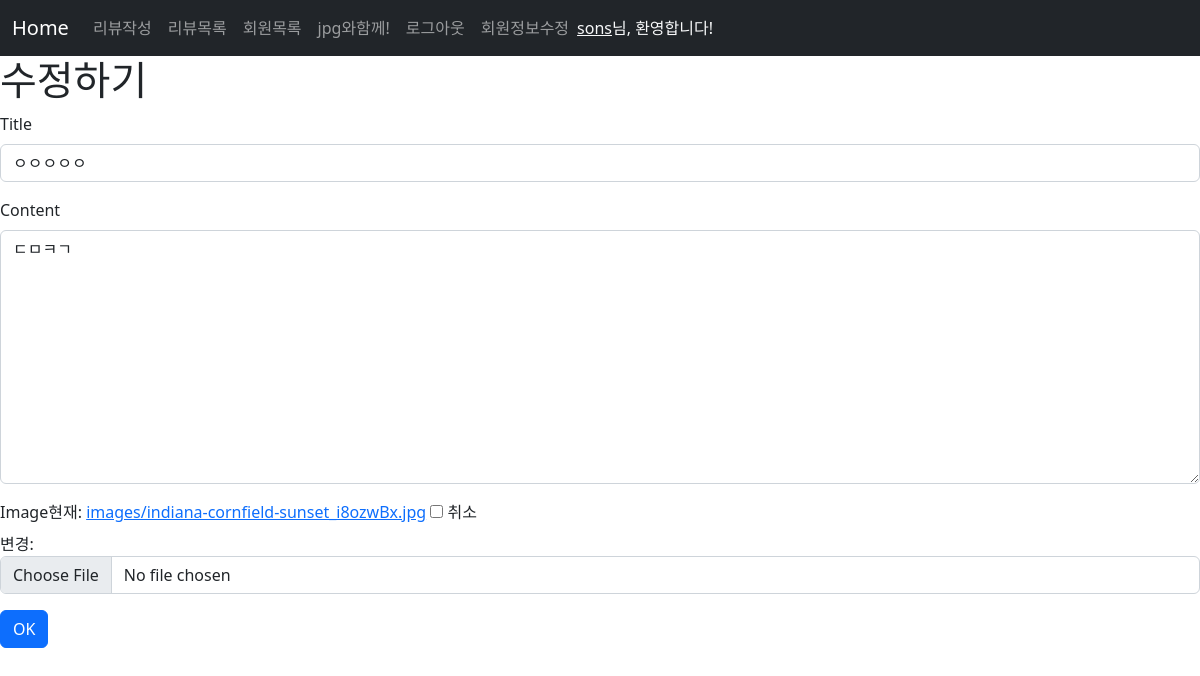
/articles/11/update/ (signed in), run on the app's committed database.
### accounts/models.py (models this page shows)
class User(AbstractUser):
    pass

### articles/models.py (models this page shows)
class Article(models.Model):
    title = models.CharField(max_length=20)
    content = models.TextField()
    image = ProcessedImageField(
        upload_to="images/",
        blank=True,
        processors=[Thumbnail(300, 400)],
        format="JPEG",
        options={"quality": 80},
    )
    thumbnail = ProcessedImageField(null=True)
    user = models.ForeignKey(settings.AUTH_USER_MODEL, on_delete=models.CASCADE)
    like_users = models.ManyToManyField(
        settings.AUTH_USER_MODEL, related_name="like_articles"
    )

### articles/views.py (the view)
# urls.py: path("update/", views.update, name="update"),
@login_required
def update(request, pk):
    article = Article.objects.get(pk=pk)
    if request.user == article.user:
        if request.method == "POST":
            article_form = ArticleForm(request.POST, request.FILES, instance=article)
            if article_form.is_valid():
                article_form.save()
                messages.success(request, "글이 수정되었습니다.")
                return redirect("articles:detail", article.pk)
        else:
            article_form = ArticleForm(instance=article)
    else:
        return redirect("articles:detail", article.pk)
    context = {"article_form": article_form}
    return render(request, "articles/form.html", context)

### articles/forms.py
class ArticleForm(forms.ModelForm):
    class Meta:
        model = Article
        fields = ["title", "content", "image"]

### articles/templates/articles/form.html (shortened to what this page needs)
{% extends 'base.html' %}
{% load django_bootstrap5 %}
{% block content %}
{% if request.resolver_match.url_name == 'create' %}
<h1> 글쓰기 </h1>
{% else %}
<h1> 수정하기 </h1>
{% endif %}
<form action="" method="POST" enctype="multipart/form-data">
  {% bootstrap_form article_form %}
  {% bootstrap_button button_type="submit" content="OK" %}
</form>
{% endblock content %}

### templates/base.html (shortened to what this page needs)
{% load static %}
<!DOCTYPE html>
<html lang="en">
<head>
  <link href="https://cdn.jsdelivr.net/npm/bootstrap@5.2.2/dist/css/bootstrap.min.css" rel="stylesheet"
>
  <link rel="stylesheet" href="https://cdn.jsdelivr.net/npm/bootstrap-icons@1.9.1/font/bootstrap-icons.css">
  <link rel="stylesheet" href="{% static 'css/style.css' %}" type="text/css">
</head>
<body>
  <link rel="stylesheet" href="https://cdnjs.cloudflare.com/ajax/libs/animate.css/4.1.1/animate.min.css" />
  {% block nav %}
  <nav class="navbar navbar-expand-lg navbar-dark bg-dark">
    <div class="container-fluid">
      <a class="navbar-brand" href="{% url 'review:review' %}">Home</a>
      <div class="collapse navbar-collapse" id="navbarNav">
        <ul class="navbar-nav">
          <li class="nav-item">
            <a class="nav-link" href="{% url 'review:create' %}">리뷰작성</a>
          </li>
        </ul>
        <ul class="navbar-nav">
          <li class="nav-item">
            <a class="nav-link" href="{% url 'review:index' %}">리뷰목록</a>
          </li>
        </ul>
        <ul class="navbar-nav">
          <li class="nav-item">
            <a class="nav-link" href="{% url 'accounts:index' %}">회원목록</a>
          </li>
        </ul>
        <ul class="navbar-nav">
          <li class="nav-item">
            <a class="nav-link" href="{% url 'articles:index' %}">jpg와함께!</a>
          </li>
        </ul>
        <ul class="navbar-nav">
          {% if request.user.is_authenticated %}
          <li class="nav-item">
            <a class="nav-link" href="{% url 'accounts:logout' %}">로그아웃</a>
          </li>
          <li class="nav-item">
            <a class="nav-link" href="{% url 'accounts:update' %}">회원정보수정</a>
          </li>
        </ul>
        <div class="d-flex">
          <span class="text-light"><a class="text-light" href="{% url 'accounts:detail' user.pk %}">
              {{ user }}</a>님, 환영합니다!
          </span>
        </div>
        {% endif %}
      </div>
    </div>
  </nav>
  {% endblock nav %}
  {% block content %}{% endblock %}
</body>
</html>

### data on the page
User: username "sons"
Article: title "ㅇㅇㅇㅇㅇ", content "ㄷㅁㅋㄱ"
